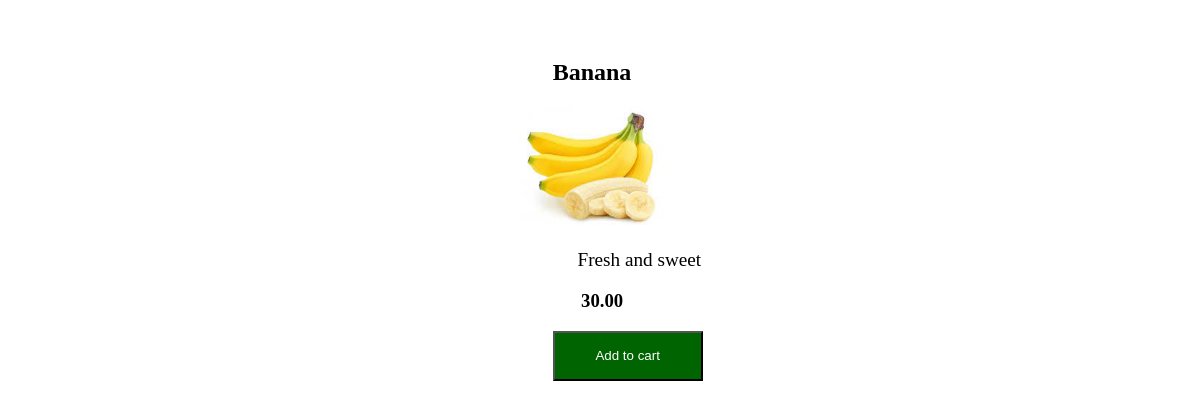
/inventory/products/12/, run on the app's committed database.
### inventory/models.py (models this page shows)
class Product(models.Model):
    vendor = models.ForeignKey(Vendor, null = True, on_delete = models.CASCADE)
    name = models.CharField(max_length=32)
    price = models.DecimalField(max_digits=8, decimal_places=2)
    description = models.TextField()
    image = models.ImageField(upload_to='images/')
    date_created = models.DateTimeField(auto_now_add=True)
    date_updated = models.DateTimeField(auto_now=True)
    stock = models.PositiveIntegerField()

### inventory/views.py (the view)
# urls.py: path("products/<int:id>/", product_detail, name="product_description_view"),
def product_detail(request,id):
    product = Product.objects.get(id=id)
    return render(request, "inventory/product_description.html", {"product":product})

### templates/inventory/product_description.html (shortened to what this page needs)
<!DOCTYPE html>
<html lang="en">
<head>
</head>
<body>
    <div class="product">
    <h2>{{product.name}}</h2>
    <img src="{{product.image.url}}">
    <p>{{product.description}}</p>
    <h3>{{product.price}}</h3>
    <button><a href="{% url 'cart_list' id = cart.id}">Add to cart</a></button>
    </div>
</body>
</html>

### templates/inventory/product_description.html (style rules this page uses)
.product { margin-left:40%; align-items: center; margin-top: 5%; }
p { margin-left: 13.5%; font-size: larger; }
h3 { margin-left: 14%; }
button { margin-left: 10%; width: 150px; height: 50px; background-color: darkgreen; color: #fff; }
button a { text-decoration: none; color: #fff; }
h2 { margin-left: 10%; }
img { width: 30%; height: 30%; }

### data on the page
Product: name "Banana", image (picture), description "Fresh and sweet", price "30.00"
